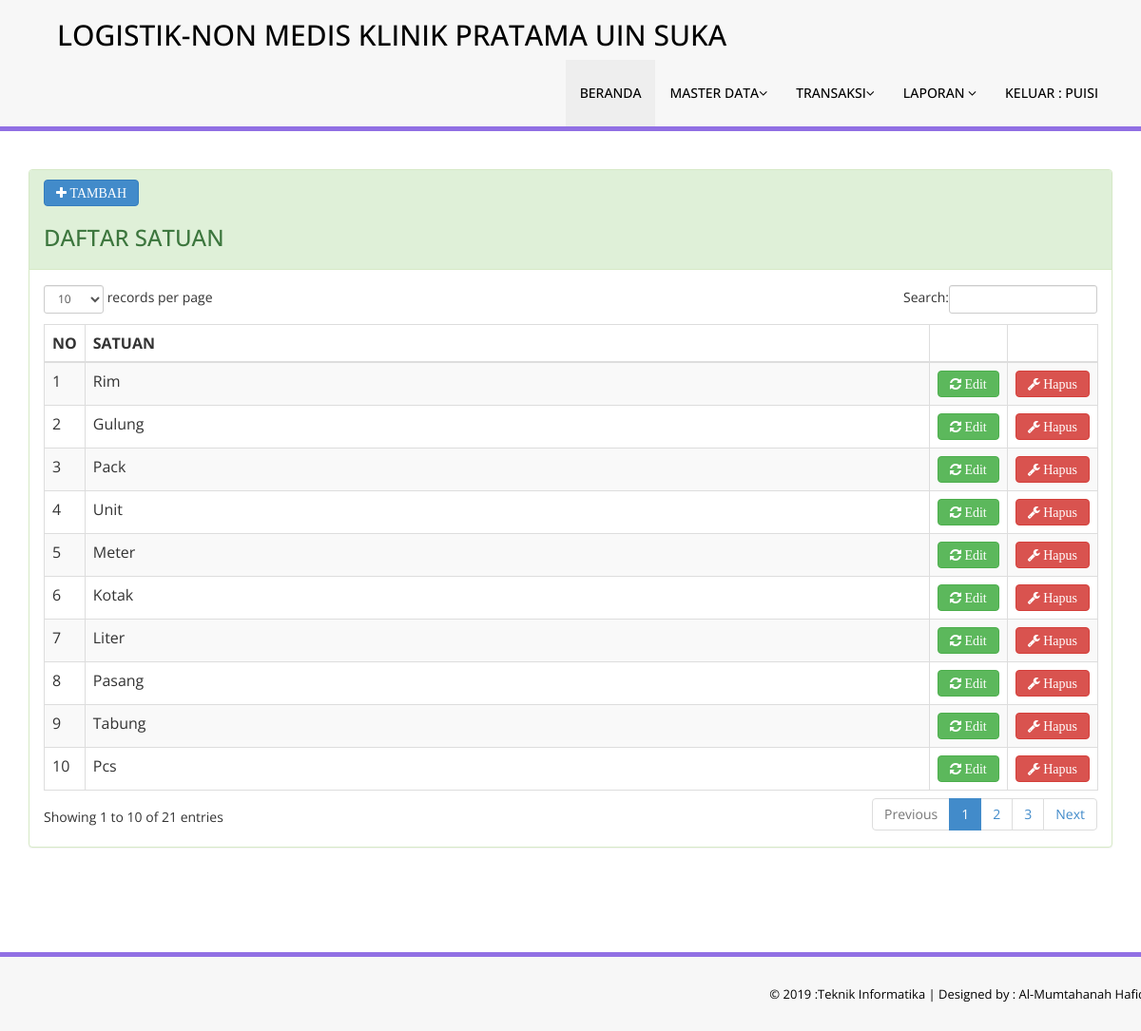
/master.php?page=satuan (signed in), run on the app's committed database.
### tables this page shows
CREATE TABLE `tbl_satuan` (
  `kode` int(11) NOT NULL,
  `uraian` varchar(50) DEFAULT NULL
);

### modul/satuan/index.php (the view, shortened to what this page needs)
<div class="row">
                <div class="col-md-12">
                    <div class="panel panel-success">
                        <div class="panel-heading">
                            <a href="master.php?page=tambah_satuan"><button class="btn btn-primary fa fa-plus"> TAMBAH </button></a>  <h3> DAFTAR SATUAN </h3>
                        </div>
                        <div class="panel-body">
                            <div class="table-responsive">
                                <table class="table table-striped table-bordered table-hover" id="dataTables-example">
                                    <thead>
                                        <tr>
                                            <th width="2%">NO</th>
                                            <th>SATUAN</th>
                                            <th width="3%"></th>
                                            <th width="3%"></th>
                                        </tr>
                                    </thead>
                                    <tbody>
                                        <?php
                                            $no =1;
                                              $qry = mysqli_query($konek,"SELECT * FROM tbl_satuan order by kode desc");
                                                while ($data=mysqli_fetch_array($qry)) {
                                          ?>
                                        <tr class="odd gradeX">
                                            <td><?php echo $no++; ?></td>
                                            <td><?php echo $data['uraian']; ?></td>
                                            <td class="center"><a href="master.php?page=edit_satuan&id=<?php echo base64_encode($data['kode']); ?>" class="fa fa-refresh btn btn-success"> Edit</a></td></td>
                                            <td class="center"><a onClick="return confirm('Data ini akan di hapus.?')" href="master.php?page=satuan&hapus=<?php echo $data['kode']; ?>" class="fa fa-wrench btn btn-danger"> Hapus</a></td>
                                        </tr>
                                    <?php } ?>
                                    </tbody>
                                </table>
                            </div>
                        </div>
                    </div>
                </div>
 </div>

### data on the page
tbl_satuan: uraian "Rim"
tbl_satuan: uraian "Gulung"
tbl_satuan: uraian "Pack"
tbl_satuan: uraian "Unit"
tbl_satuan: uraian "Meter"
tbl_satuan: uraian "Kotak"
tbl_satuan: uraian "Liter"
tbl_satuan: uraian "Pasang"
tbl_satuan: uraian "Tabung"
tbl_satuan: uraian "Pcs"

### other printed values
$_SESSION['user_name'] "PUISI"
